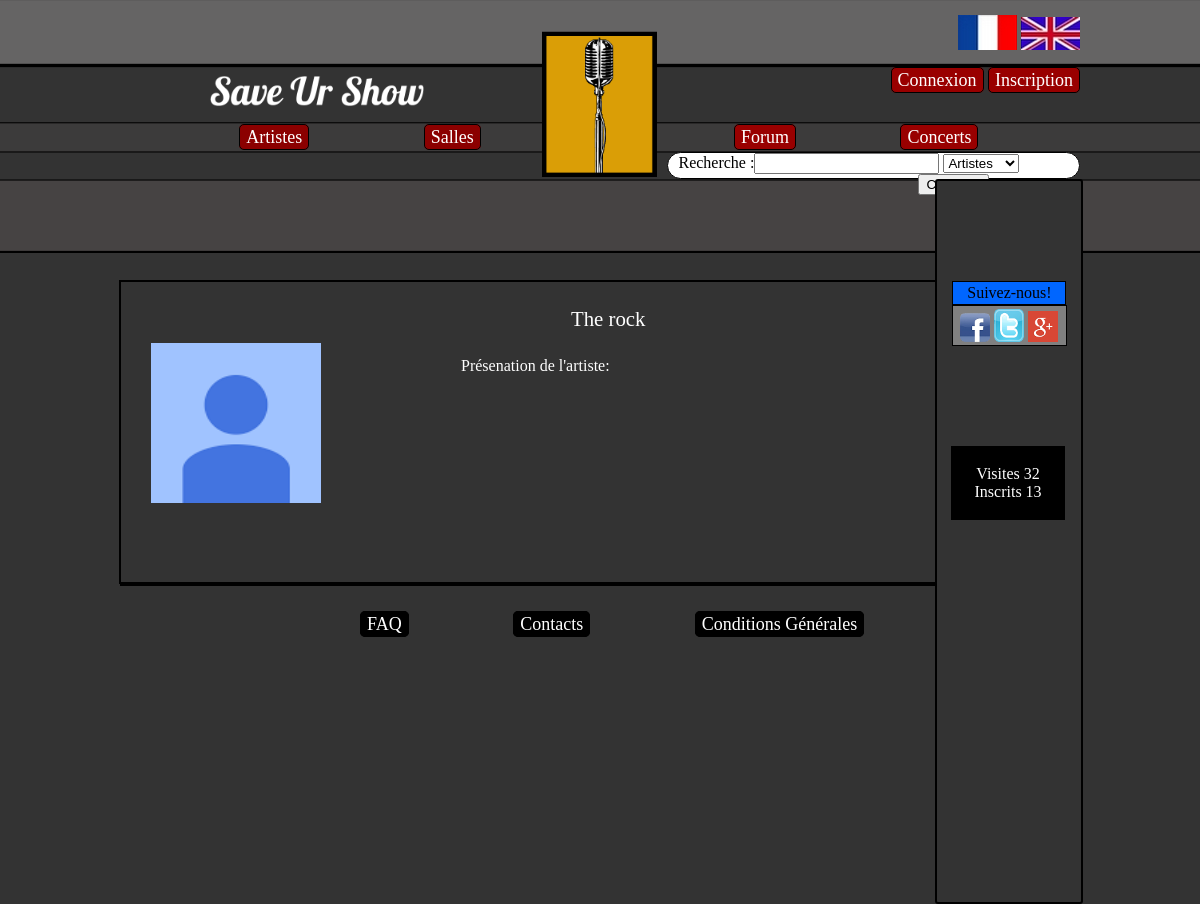
The page /SaveUrShow/index.php?page=artiste&artiste=The rock on the database its author committed.
### tables this page shows
CREATE TABLE IF NOT EXISTS `statistique` (
  `ID` int(11) NOT NULL AUTO_INCREMENT,
  `nombre_inscrit` int(11) DEFAULT NULL,
  `nombre_visite` int(11) DEFAULT NULL,
  PRIMARY KEY (`ID`)
);

CREATE TABLE IF NOT EXISTS `artiste` (
  `ID` int(11) NOT NULL AUTO_INCREMENT,
  `nom_artiste` varchar(25) NOT NULL,
  `date_ajout_artiste` datetime DEFAULT NULL,
  `image_artiste` varchar(255) DEFAULT NULL,
  `bio_artiste` text,
  `ID_genre` int(11) NOT NULL,
  PRIMARY KEY (`ID`)
);

### SaveUrShow/controleurs/fr.php (called while the page is built, shortened)
<?php
	$CONNEXION = 'Connexion';
	$INSCRIPTION = 'Inscription';
	$TXT_ARTISTES = 'Artistes';
	$TXT_SALLES = 'Salles';
	$TXT_CONCERTS = 'Concerts';
	$TXT_FORUM = 'Forum';
	$RECHERCHE = 'Recherche :';
	$TXT_SUIVRE = 'Suivez-nous!';
	$TXT_CONNECTES = 'Visites';
	$TXT_INSCRITS = 'Inscrits';
 ?>

### SaveUrShow/modeles/modele_stat.php (called while the page is built, shortened)
<?php
	function nbrVisite(){
	global $bdd;
	$req = $bdd -> prepare("SELECT nombre_visite FROM statistique");
	$req -> execute();
	$res = $req->fetch();
	return $res[0];
	}
	function nbrInscrit(){
		global $bdd;
		$req = $bdd -> prepare("SELECT count(ID) FROM membre");
		$req -> execute();
	$res = $req->fetch();
	return $res['count(ID)'];
	}
 ?>

### SaveUrShow/modeles/modele_artiste.php (called while the page is built, shortened)
<?php
	function pageArtiste($nom_artiste){
		global $bdd;
		$query=$bdd->prepare('SELECT artiste.nom_artiste, artiste.date_ajout_artiste, artiste.image_artiste, artiste.bio_artiste, ID_genre
	    FROM artiste WHERE artiste.nom_artiste = :nom_artiste');
        $query->bindValue(':nom_artiste',$nom_artiste, PDO::PARAM_STR);
        $query->execute();
	    $data_artiste=$query->fetch();
	    return $data_artiste;
	}
 ?>

### SaveUrShow/vues/vue_artiste.php (the view, shortened to what this page needs)
<div class="Profil">
	<div class="container1Profil">
		<br />
		<br g/>
			<img class="photo_profil" src=<?php echo $data_artiste['image_artiste']; ?>>
			<div class="pseudo"><?php echo $data_artiste['nom_artiste']; ?></div>
			<ul>
				<li  class="txt1Profil"></a>   Présenation de l'artiste:</li>
				<br>
			</ul>
	</div>
</div>

### SaveUrShow/vues/header.php (shortened to what this page needs)
<!doctype html>
<html lang="en">
<head>
<link rel="stylesheet" href="ressources/style.css" type="text/css" media="screen" />
<body>
<header>
	<div id="logo">
	</div>
	<a href="?page=accueil"><div id="nom">
	</div></a>
	<div id="drapeau">
	<a href="?page=select_lang&lang=fr"> <img src="ressources/image/drap_fr.png" alt="Version Française" /></a>
	<a href="?page=select_lang&lang=en"> <img src="ressources/image/drap_en.png" alt="Version Anglaise"/></a>
	</div>
	<div id="connexion">
		<ul>
			<?php
			if (!isset($_SESSION['pseudo'])){
				echo '
				<li class="zone1"><a href="?page=connexion">'.$CONNEXION.'</a></li>
				<li class="zone1"><a href="?page=inscription">'.$INSCRIPTION.'</a></li>';
			}else{
				echo'
				<li class="zone1"><a href="?page=profil&profil='.$_SESSION['pseudo'].'">'.$_SESSION['pseudo'].'</a></li>
				<li class="zone1"><a href="?page=deconnexion">'.$DECONNEXION.'</a></li>';
			}
			 ?>
		</ul>
	</div>
	<div id="artistes_salles">
		<ul>
			<li class="boutons1"><a href="?page=listeartiste"><?php echo $TXT_ARTISTES;?></a></li>
			<li class="boutons1"><a href="?page=listeSalles"><?php echo $TXT_SALLES;?></a></li>
		</ul>
	</div>
	<div id="forum_concerts">
		<ul>
			<li class="boutons2"><a href="?page=forum"><?php echo $TXT_FORUM;?></a></li>
			<li class="boutons2"><a href="?page=listeConcerts"><?php echo $TXT_CONCERTS;?></a></li>
		</ul>
	</div>
	<div class="Rechercher">
			<form action="index.php?page=recherche" method="post" name="Recherche">
			<label><?php echo $RECHERCHE;?></label><input type="text" name="mot_cle" id="mot_cle"/>
					<select name="type_recherche">
						<option value="1"><?php echo $TXT_ARTISTES;?></option>
					</select>
			</form>
	</div>
	<span id="bordure">
	<div id="Suivre"><span class="a3"><?php echo $TXT_SUIVRE;?></span>
	</div>
	<div class="reseaux">
		<div> <a href="https://www.facebook.com/pages/Save-Ur-Show/281799091982222?fref=ts"> <img class="reseauxsociaux" src="ressources/image/facebook.png" /></a> <span></span>
		</div>
		<div> <a href="https://twitter.com/SaveUrShow01"> <img class="reseauxsociaux" src="ressources/image/twitter.png"/></a> <span></span>
		</div>
		<div> <a href="https://plus.google.com/"> <img class="reseauxsociaux" src="ressources/image/g.png"/></a> <span></span>
		</div>
	</div>
	<div class="statistique">
		<p> <?php echo $TXT_CONNECTES;?> <?php echo $nbrVisite; ?> <br />
			<?php echo $TXT_INSCRITS;?> <?php echo $nbrInscrit; ?>
		</p>
	</div>
	</span>
</header>
<div id="contenu">

### SaveUrShow/ressources/style.css (style rules this page uses)
body { background-size: 250px; background-image:url(image/haut.png); background-position:center top; background-repeat: repeat-x; background-color: #333333; margin:auto; width: 960px; }
#logo { background-size: 12%; margin:auto; height: 200px; background-image: url(image/Logo.png); background-position: center; background-repeat: no-repeat; }
#nom { background-size: 230px; margin-left: 90px; margin-top:-140px; height: 70px; width:30%; background-image: url(image/Titre.png); background-position: left top; background-repeat: no-repeat; }
#drapeau { float:right; margin-top:-115px; margin-right:0px; }
#connexion ul { color:black; font-size: 18px; float:left; }
#connexion { float:right; margin-right:0px; margin-top:-78px; }
.zone1 { display:inline; width:20%; background-color:#990000; text-align:center; padding:2px 6px 2px 6px; border-style:solid; border-width:1px; border-radius:5px; }
#artistes_salles ul { width: 90%; font-size: 18px; float:right; }
#artistes_salles { float:left; margin-left:80px; margin-top:-21px; }
.boutons1 { display:inline; width:20%; background-color:darkred; text-align:center; padding:2px 6px 2px 6px; border-style:solid; border-width:1px; border-radius:5px; margin-right:110px; }
#forum_concerts ul { display:inline-block; width: 90%; font-size: 18px; float:right; }
#forum_concerts { float:right; margin-top:-21px; }
.boutons2 { display:inline; width:20%; background-color:#990000; text-align:center; padding:2px 6px 2px 6px; border-style:solid; border-width:1px; border-radius:5px; margin-right: 100px; }
.Rechercher { display:block; width:16.1%; height: 23px; background-color:white; text-indent: -240px; padding:0px 6px 2px 250px; border-style:solid; border-width:1px; border-radius:15px; margin-right: 0px; float:right; margin-top:-14px; }
#Suivre { position:relative; width:100px; background-color:#0066FF; text-align:center; padding:2px 6px 2px 6px; border-style:solid; border-width:1px; margin: auto; margin-top:100px; }
.reseaux { position:relative; display:block; width:70%; background-color:grey; text-align:center; padding:2px 6px 2px 6px; border-style:solid; border-width:1px; height: 35px; margin:auto; }
.reseaux div { display:inline-block; }
.reseauxsociaux { width:30px; margin: 0px; margin-top:1px; display: block; margin-left: 0px; }
.statistique { position:relative; width:70%; background-color:ThreeDDarkShadow; text-align:center; padding:2px 6px 2px 6px; border-style:solid; border-width:1px; float:right; margin-left:16px; margin-right:16px; margin-top:100px; margin-bottom: 100px; }
#bordure { position:relative; display:inline-block; width: 15%; height: 721px; margin-top:13px; margin-right:-416px; background-color: #333333; border-style: solid; border-radius: 3px; border-width: 2px; float:right; border-color: black; }
a { text-decoration:none; color:#FFFFFF; }
.statistique p { color:#FFFFFF; }
#contenu { margin-top:121px; border-bottom-style:solid; border-bottom-color:#000000; border-bottom-width:2px; border-left-style:solid; border-left-color:#000000; border-left-width:1px; margin-right:143px; }
ul { list-style: none; }
.Profil { margin-top:150px; }
.container1Profil { float:center; margin-left:-2px; width:815px; height:300px; top:0px; border:solid 2px; }
.photo_profil { margin-top: 25px; margin-left: 30px; height: 160px; width: 170px; background-image: url(h/f.png); background-repeat: no-repeat; }
.txt1Profil { margin-left: 300px; margin-right: 60px; width: 300px; margin-top:10px; color:white; font-size: 100%; display: inline-block; text-align: justify; }
.pseudo { width: 200px; margin-top:-200px; margin-left: 450px; color:white; font-size: 130%; }

### rows shown on the page
statistique: nombre_visite "32"
artiste: image_artiste (placeholder picture), nom_artiste "The rock"

### other values the page prints
$CONNEXION "Connexion"
$INSCRIPTION "Inscription"
$TXT_ARTISTES "Artistes"
$TXT_SALLES "Salles"
$TXT_FORUM "Forum"
$TXT_CONCERTS "Concerts"
$RECHERCHE "Recherche :"
$TXT_SUIVRE "Suivez-nous!"
$TXT_CONNECTES "Visites"
$TXT_INSCRITS "Inscrits"
$nbrInscrit "13"
$TXT_FAQ "FAQ"
$TXT_CONTACTS "Contacts"
$TXT_CG "Conditions Générales"
form field type_recherche "Artistes"
